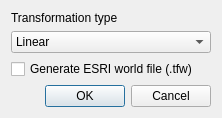
<?xml version="1.0" encoding="UTF-8"?>
<ui version="4.0">
 <class>QgsTransformOptionsDialog</class>
 <widget class="QDialog" name="QgsTransformOptionsDialog">
  <property name="geometry">
   <rect>
    <x>0</x>
    <y>0</y>
    <width>222</width>
    <height>113</height>
   </rect>
  </property>
  <property name="windowTitle">
   <string notr="true">Dialog</string>
  </property>
  <layout class="QVBoxLayout" name="verticalLayout">
   <item>
    <widget class="QLabel" name="label">
     <property name="text">
      <string>Transformation type</string>
     </property>
    </widget>
   </item>
   <item>
    <widget class="QComboBox" name="cbxTransformType">
     <item>
      <property name="text">
       <string>Linear</string>
      </property>
     </item>
     <item>
      <property name="text">
       <string>Polynomial 1</string>
      </property>
     </item>
     <item>
      <property name="text">
       <string>Polynomial 2</string>
      </property>
     </item>
     <item>
      <property name="text">
       <string>Polynomial 3</string>
      </property>
     </item>
     <item>
      <property name="text">
       <string>Thin plate spline (TPS)</string>
      </property>
     </item>
    </widget>
   </item>
   <item>
    <widget class="QCheckBox" name="cbGenerateWorldFile">
     <property name="text">
      <string>Generate ESRI world file (.tfw)</string>
     </property>
    </widget>
   </item>
   <item>
    <widget class="QDialogButtonBox" name="buttonBox">
     <property name="orientation">
      <enum>Qt::Horizontal</enum>
     </property>
     <property name="standardButtons">
      <set>QDialogButtonBox::Cancel|QDialogButtonBox::Ok</set>
     </property>
    </widget>
   </item>
  </layout>
 </widget>
 <resources/>
 <connections>
  <connection>
   <sender>buttonBox</sender>
   <signal>accepted()</signal>
   <receiver>QgsTransformOptionsDialog</receiver>
   <slot>accept()</slot>
   <hints>
    <hint type="sourcelabel">
     <x>248</x>
     <y>254</y>
    </hint>
    <hint type="destinationlabel">
     <x>157</x>
     <y>274</y>
    </hint>
   </hints>
  </connection>
  <connection>
   <sender>buttonBox</sender>
   <signal>rejected()</signal>
   <receiver>QgsTransformOptionsDialog</receiver>
   <slot>reject()</slot>
   <hints>
    <hint type="sourcelabel">
     <x>316</x>
     <y>260</y>
    </hint>
    <hint type="destinationlabel">
     <x>286</x>
     <y>274</y>
    </hint>
   </hints>
  </connection>
 </connections>
</ui>
